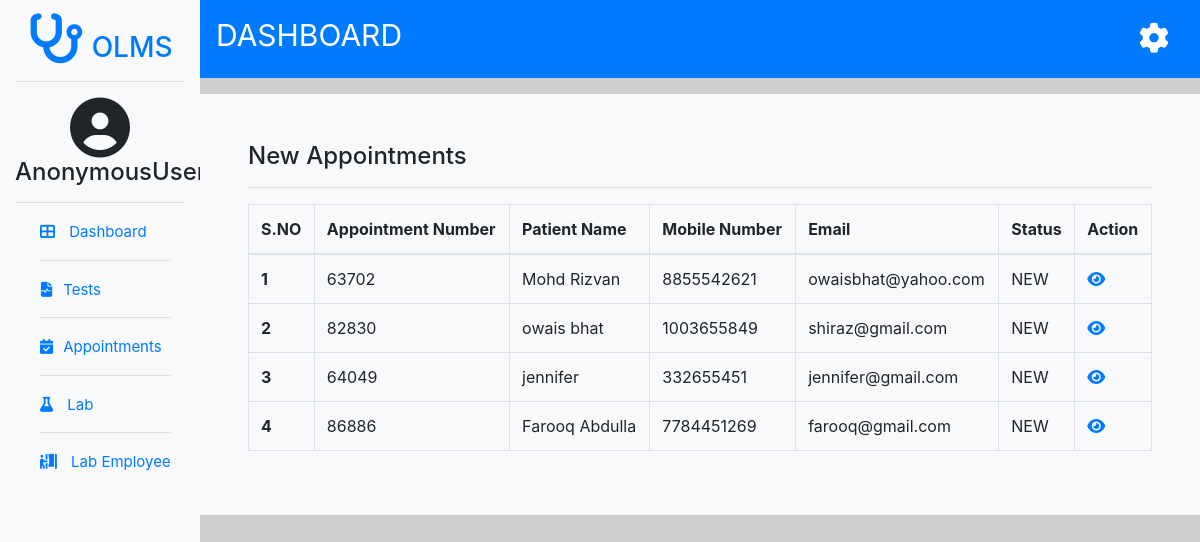
The app's page /newappointments/, older data.
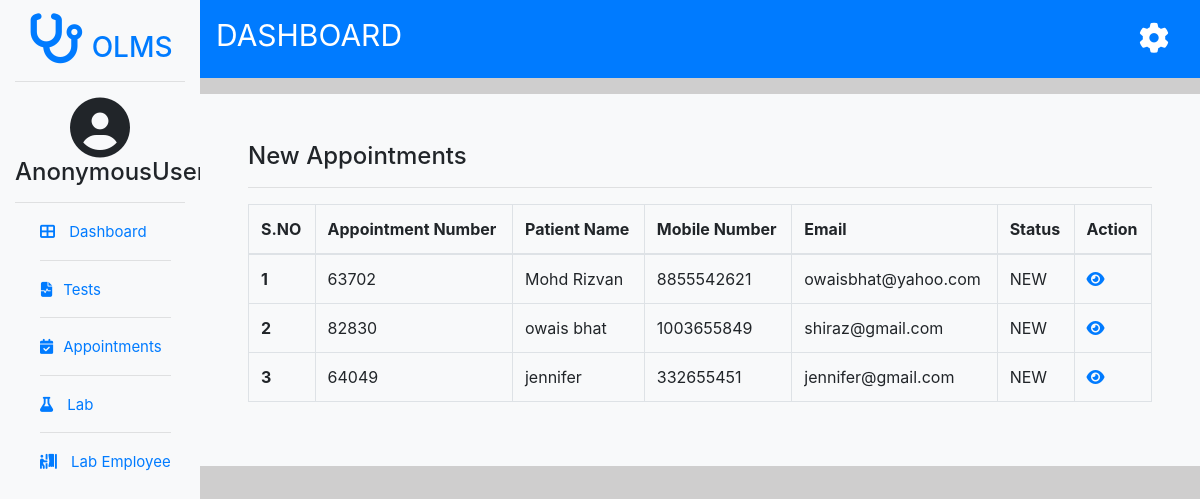
The same page, newer data.
### users/models.py (models this page shows, shortened)
class appointment(models.Model):
    user_id = models.ForeignKey(enduser,on_delete=models.CASCADE)
    appointmentno = models.CharField(max_length=100)
    patientname =models.CharField(max_length=30)
    gender = models.CharField(max_length=10)
    address= models.CharField(max_length=200, default='NA')
    dateofbirth = models.DateField()
    mobile = models.IntegerField(unique=True)
    email= models.CharField(max_length=100)
    appointmentdate = models.DateField(default=date.today)
    appointmenttime = models.DateTimeField(default=timezone.now)
    prescription= models.FileField(blank=True, null=True)

### users/views.py (the view)
# urls.py: path("newappointments/", views.newappointments, name='newappointments'),
def newappointments(request):
    new=appointment.objects.filter(appointmentstatus__status='NEW')
    return render(request,'new-appointments.html',{'newapt':new})

### templates/new-appointments.html (shortened to what this page needs)
{% extends 'adminbase.html' %}
{% block body %}
<div class="container  bg-light p-5 mt-3">
  <div class="row">
    <div class="col-lg-12">
      <h4>New Appointments</h4>
      <hr>
      <table class="table table-bordered">
        <thead>
          <tr>
            <th scope="col">S.NO</th>
            <th scope="col">Appointment Number</th>
            <th scope="col">Patient Name</th>
            <th scope="col">Mobile Number</th>
            <th scope="col">Email</th>
            <th scope="col">Status</th>
            <th scope="col">Action</th>
          </tr>
        </thead>
        <tbody>
        <tbody>
          {% for apt in newapt %}
          <tr>
            <th scope="row">{{forloop.counter}}</th>
            <td>{{apt.appointmentno}}</td>
            <td>{{ apt.patientname }}</td>
            <td>{{ apt.mobile }}</td>
            <td>{{ apt.email }}</td>
            <td>NEW</td>
            <td><a href="{% url 'appointmentdetails' apt.id %}"><i class="fas fa-eye"></i></a></td>
          </tr>
          {% endfor %}
        </tbody>
        </tbody>
      </table>
    </div>
  </div>
</div>
{% endblock body %}

Row changes from the older to the newer data that the page shows:
removed appointment: appointmentno "86886", patientname "Farooq Abdulla", mobile "7784451269", email "farooq@gmail.com"
